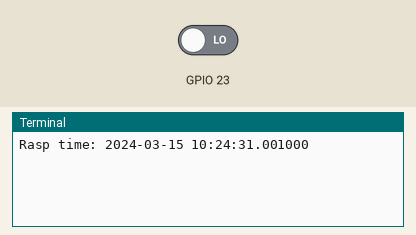
Simulated run of this program. Board: Raspberry Pi (BCM pin numbers). Shown: the last lines printed to the terminal. The inputs (shaded band) are chosen by the test bench; at power-on: GPIO 23 LOW. The clock reads 2024-03-15 10:24:30 at power-on unless the program sets it.

Above: at 1.2 s.
1.3 s: GPIO 23 driven HIGH
At 1.7 s:
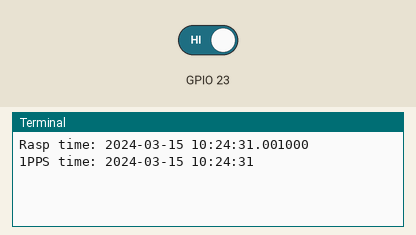
2.8 s: GPIO 23 driven LOW
At 3.8 s:
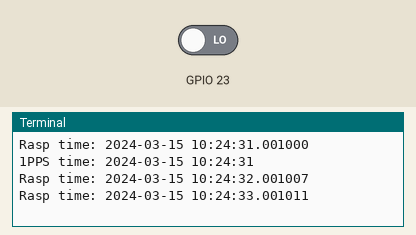
Timing chart, 0 to 5.8 s (numbered marks = the images above; inputs shaded):
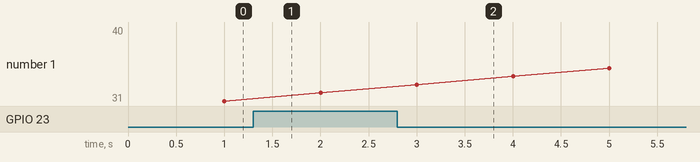

The program:

Clock_V1.0.py
```python
import RPi.GPIO as GPIO
import time
import datetime as dt
import time
GPIO.setmode(GPIO.BCM)
GPIO.setup(23,GPIO.IN)

def my_callback(channel):
	dt1 = dt.datetime(year = a.year, month = a.month, day = a.day, hour = a.hour, minute = a.minute, second = a.second, microsecond = 0)
	print('1PPS time:', dt1)

GPIO.add_event_detect(23, GPIO.RISING, callback = my_callback)


p = dt.datetime.now().second

while True:
	x = dt.datetime.now().second
	if p != x:
		a = dt.datetime.now()
		print('Rasp time:',a)
	p = x
```

Measured:
- after the input at 1.3 s, the terminal: prints a new line at once (image 1)
- after the input at 2.8 s, the terminal: prints a new line after 0.20 s (image 2)
- plotted number 1: 31 → 32 after the input at 1.3 s, 32 → 40 after the input at 2.8 s
